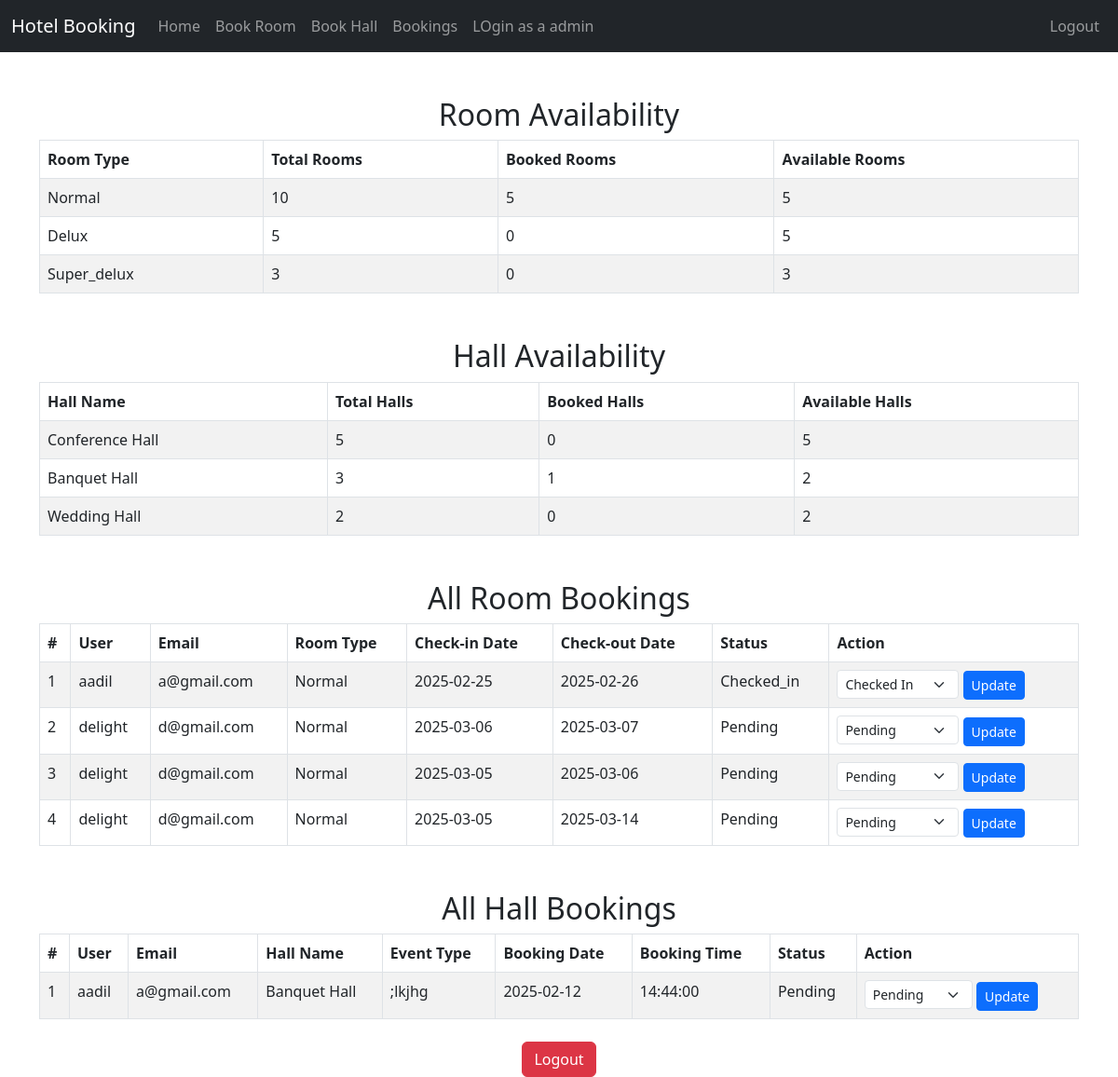
/dashboard.php (signed in), run on the app's committed database.
### tables this page shows
CREATE TABLE `rooms` (
  `id` int(11) NOT NULL,
  `room_type` enum('normal','delux','super_delux') NOT NULL,
  `total_rooms` int(11) NOT NULL,
  `booked_rooms` int(11) DEFAULT 0
);

CREATE TABLE `halls` (
  `id` int(11) NOT NULL,
  `hall_name` varchar(100) NOT NULL,
  `total_halls` int(11) NOT NULL,
  `booked_halls` int(11) DEFAULT 0
);

CREATE TABLE `bookings` (
  `id` int(11) NOT NULL,
  `user_id` int(11) NOT NULL,
  `room_type` enum('normal','delux','super_delux') NOT NULL,
  `check_in_date` date NOT NULL,
  `check_out_date` date NOT NULL,
  `status` enum('pending','checked_in','checked_out') DEFAULT 'pending',
  `name` varchar(100) NOT NULL,
  `mobile_number` varchar(15) NOT NULL,
  `address` text NOT NULL
);

CREATE TABLE `users` (
  `id` int(11) NOT NULL,
  `username` varchar(50) NOT NULL,
  `email` varchar(100) NOT NULL,
  `password` varchar(255) NOT NULL,
  `role` enum('user','admin') DEFAULT 'user'
);

CREATE TABLE `hall_bookings` (
  `id` int(11) NOT NULL,
  `user_id` int(11) NOT NULL,
  `hall_name` varchar(100) NOT NULL,
  `event_type` varchar(100) NOT NULL,
  `booking_date` date NOT NULL,
  `booking_time` time NOT NULL,
  `status` enum('pending','confirmed','cancelled') DEFAULT 'pending'
);

### dashboard.php (the view, shortened to what this page needs)
<?php
require_once 'db.php';
$stmt = $pdo->query("
    SELECT bookings.id, users.username, users.email, bookings.room_type, bookings.check_in_date, bookings.check_out_date, bookings.status
    FROM bookings
    JOIN users ON bookings.user_id = users.id
");
$room_bookings = $stmt->fetchAll();
$stmt = $pdo->query("
    SELECT hall_bookings.id, users.username, users.email, hall_bookings.hall_name, hall_bookings.event_type, hall_bookings.booking_date, hall_bookings.booking_time, hall_bookings.status
    FROM hall_bookings
    JOIN users ON hall_bookings.user_id = users.id
");
$hall_bookings = $stmt->fetchAll();
$stmt = $pdo->query("SELECT * FROM rooms");
$rooms = $stmt->fetchAll(PDO::FETCH_ASSOC);
$stmt = $pdo->query("SELECT * FROM halls");
$halls = $stmt->fetchAll(PDO::FETCH_ASSOC);
?>
<!DOCTYPE html>
<html lang="en">
<head>
    <link href="https://cdn.jsdelivr.net/npm/bootstrap@5.3.0-alpha1/dist/css/bootstrap.min.css" rel="stylesheet">
</head>
<body>
    <?php include 'nav.php'; ?>
    <div class="container mt-5">
        <h2 class="text-center">Room Availability</h2>
        <table class="table table-bordered table-striped">
            <thead>
                <tr>
                    <th>Room Type</th>
                    <th>Total Rooms</th>
                    <th>Booked Rooms</th>
                    <th>Available Rooms</th>
                </tr>
            </thead>
            <tbody>
                <?php foreach ($rooms as $room): ?>
                    <tr>
                        <td><?= ucfirst($room['room_type']) ?></td>
                        <td><?= $room['total_rooms'] ?></td>
                        <td><?= $room['booked_rooms'] ?></td>
                        <td><?= $room['total_rooms'] - $room['booked_rooms'] ?></td>
                    </tr>
                <?php endforeach; ?>
            </tbody>
        </table>
        <h2 class="text-center mt-5">Hall Availability</h2>
        <table class="table table-bordered table-striped">
            <thead>
                <tr>
                    <th>Hall Name</th>
                    <th>Total Halls</th>
                    <th>Booked Halls</th>
                    <th>Available Halls</th>
                </tr>
            </thead>
            <tbody>
                <?php foreach ($halls as $hall): ?>
                    <tr>
                        <td><?= $hall['hall_name'] ?></td>
                        <td><?= $hall['total_halls'] ?></td>
                        <td><?= $hall['booked_halls'] ?></td>
                        <td><?= $hall['total_halls'] - $hall['booked_halls'] ?></td>
                    </tr>
                <?php endforeach; ?>
            </tbody>
        </table>
        <h2 class="text-center mt-5">All Room Bookings</h2>
        <?php if (empty($room_bookings)): ?>
            <div class="alert alert-info text-center">
                No room bookings found.
            </div>
        <?php else: ?>
            <table class="table table-bordered table-striped">
                <thead>
                    <tr>
                        <th>#</th>
                        <th>User</th>
                        <th>Email</th>
                        <th>Room Type</th>
                        <th>Check-in Date</th>
                        <th>Check-out Date</th>
                        <th>Status</th>
                        <th>Action</th>
                    </tr>
                </thead>
                <tbody>
                    <?php foreach ($room_bookings as $index => $booking): ?>
                        <tr>
                            <td><?= $index + 1 ?></td>
                            <td><?= htmlspecialchars($booking['username']) ?></td>
                            <td><?= htmlspecialchars($booking['email']) ?></td>
                            <td><?= ucfirst($booking['room_type']) ?></td>
                            <td><?= $booking['check_in_date'] ?></td>
                            <td><?= $booking['check_out_date'] ?></td>
                            <td><?= ucfirst($booking['status']) ?></td>
                            <td>
                                <form method="POST" action="" style="display:inline;">
                                    <select name="status" class="form-select form-select-sm d-inline" style="width: auto;">
                                        <option value="pending" <?= $booking['status'] === 'pending' ? 'selected' : '' ?>>Pending</option>
                                        <option value="checked_in" <?= $booking['status'] === 'checked_in' ? 'selected' : '' ?>>Checked In</option>
                                    </select>
                                    <button type="submit" name="check_status" class="btn btn-sm btn-primary">Update</button>
                                </form>
                            </td>
                        </tr>
                    <?php endforeach; ?>
                </tbody>
            </table>
        <?php endif; ?>
        <h2 class="text-center mt-5">All Hall Bookings</h2>
        <?php if (empty($hall_bookings)): ?>
            <div class="alert alert-info text-center">
                No hall bookings found.
            </div>
        <?php else: ?>
            <table class="table table-bordered table-striped">
                <thead>
                    <tr>
                        <th>#</th>
                        <th>User</th>
                        <th>Email</th>
                        <th>Hall Name</th>
                        <th>Event Type</th>
                        <th>Booking Date</th>
                        <th>Booking Time</th>
                        <th>Status</th>
                        <th>Action</th>
                    </tr>
                </thead>
                <tbody>
                    <?php foreach ($hall_bookings as $index => $booking): ?>
                        <tr>
                            <td><?= $index + 1 ?></td>
                            <td><?= htmlspecialchars($booking['username']) ?></td>
                            <td><?= htmlspecialchars($booking['email']) ?></td>
                            <td><?= $booking['hall_name'] ?></td>
                            <td><?= $booking['event_type'] ?></td>
                            <td><?= $booking['booking_date'] ?></td>
                            <td><?= $booking['booking_time'] ?></td>
                            <td><?= ucfirst($booking['status'] ?? 'Pending') ?></td>
                            <td>
                                <form method="POST" action="" style="display:inline;">
                                    <select name="status" class="form-select form-select-sm d-inline" style="width: auto;">
                                        <option value="pending" <?= $booking['status'] === 'pending' ? 'selected' : '' ?>>Pending</option>
                                    </select>
                                    <button type="submit" name="check_status" class="btn btn-sm btn-primary">Update</button>
                                </form>
                            </td>
                        </tr>
                    <?php endforeach; ?>
                </tbody>
            </table>
        <?php endif; ?>
        <div class="text-center mt-4">
            <a href="logout.php" class="btn btn-danger">Logout</a>
        </div>
    </div>
</body>
</html>

### data on the page
rooms: room_type "Normal", total_rooms "10", booked_rooms "5", $room['total_rooms']-$room['booked_rooms'] "5"
rooms: room_type "Delux", total_rooms "5", booked_rooms "0", $room['total_rooms']-$room['booked_rooms'] "5"
rooms: room_type "Super_delux", total_rooms "3", booked_rooms "0", $room['total_rooms']-$room['booked_rooms'] "3"
halls: hall_name "Conference Hall", total_halls "5", booked_halls "0", $hall['total_halls']-$hall['booked_halls'] "5"
halls: hall_name "Banquet Hall", total_halls "3", booked_halls "1", $hall['total_halls'] - $hall['booked_halls'] "2"
halls: hall_name "Wedding Hall", total_halls "2", booked_halls "0", $hall['total_halls']-$hall['booked_halls'] "2"
bookings: user.username "aadil", user.email "a@gmail.com", room_type "Normal", check_in_date "2025-02-25", check_out_date "2025-02-26", status "Checked_in", status "Checked In"
bookings: user.username "delight", user.email "d@gmail.com", room_type "Normal", check_in_date "2025-03-06", check_out_date "2025-03-07", status "Pending"
bookings: user.username "delight", user.email "d@gmail.com", room_type "Normal", check_in_date "2025-03-05", check_out_date "2025-03-06", status "Pending"
bookings: user.username "delight", user.email "d@gmail.com", room_type "Normal", check_in_date "2025-03-05", check_out_date "2025-03-14", status "Pending"
hall_bookings: user.username "aadil", user.email "a@gmail.com", hall_name "Banquet Hall", event_type ";lkjhg", booking_date "2025-02-12", booking_time "14:44:00", status "Pending"
